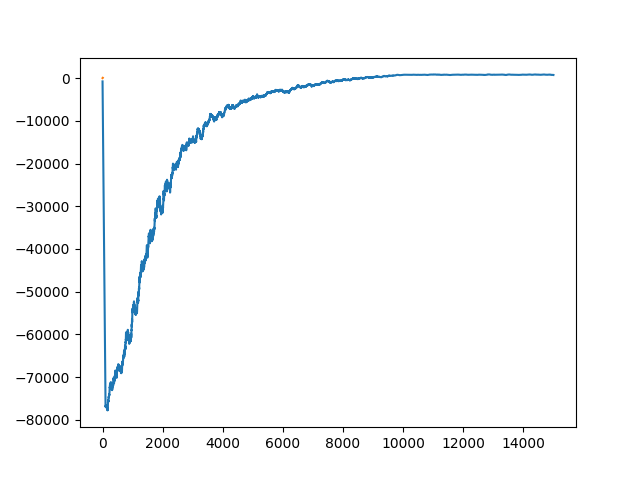

Reproduce this figure in Python.
import gymnasium as gym
import numpy as np
import matplotlib.pyplot as plt
import pickle

def executar(episodios, em_treinamento=True, renderizar=False):
    ambiente = gym.make('Taxi-v3', render_mode='human' if renderizar else None)

    if em_treinamento:
        q = np.zeros((ambiente.observation_space.n, ambiente.action_space.n))
    else:
        f = open('taxi.pkl', 'rb')
        q = pickle.load(f)
        f.close()

    taxa_aprendizado_a = 0.9
    fator_desconto_g = 0.9
    epsilon = 1
    taxa_decay_epsilon = 0.0001
    rng = np.random.default_rng()

    recompensas_por_episodio = np.zeros(episodios)

    for i in range(episodios):
        estado = ambiente.reset()[0]
        finalizado = False
        truncado = False

        recompensas = 0

        while not finalizado and not truncado:
            if em_treinamento and rng.random() < epsilon:
                acao = ambiente.action_space.sample()
            else:
                acao = np.argmax(q[estado, :])

            novo_estado, recompensa, finalizado, truncado, _ = ambiente.step(acao)

            recompensas += recompensa

            if em_treinamento:
                q[estado, acao] = q[estado, acao] + taxa_aprendizado_a * (
                    recompensa + fator_desconto_g * np.max(q[novo_estado, :]) - q[estado, acao]
                )

            estado = novo_estado

        epsilon = max(epsilon - taxa_decay_epsilon, 0)

        if epsilon == 0:
            taxa_aprendizado_a = 0.0001

        recompensas_por_episodio[i] = recompensas

    ambiente.close()

    soma_recompensas = np.zeros(episodios)
    for t in range(episodios):
        soma_recompensas[t] = np.sum(recompensas_por_episodio[max(0, t-100):(t+1)])
    plt.plot(soma_recompensas)
    plt.savefig('taxi.png')

    if em_treinamento:
        f = open("taxi.pkl", "wb")
        pickle.dump(q, f)
        f.close()

if __name__ == '__main__':
    executar(15000)
    executar(10, em_treinamento=False, renderizar=True)
